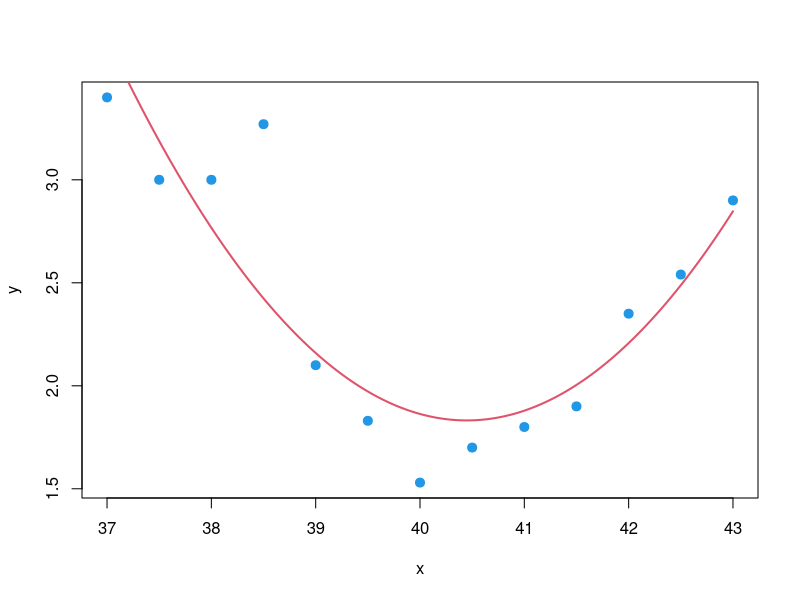

This chart was generated by the following R code:
alloy <- read.table("exam0623.data")
lm.sol <- lm(y ~ 1 + x + I(x^2), data = alloy)
summary(lm.sol)

xfit <- seq(37,43,len=200)
yfit <- predict(lm.sol, data.frame(x = xfit))
with(alloy,  plot(x, y, pch = 19, cex = 1.2, col = 4))
lines(xfit, yfit, lwd=2, col=2)

win.graph(width=8, height=6)
par(mai=c(0.9, 0.9, 0.1, 0.1))

savePlot("alloy", type = "eps")
